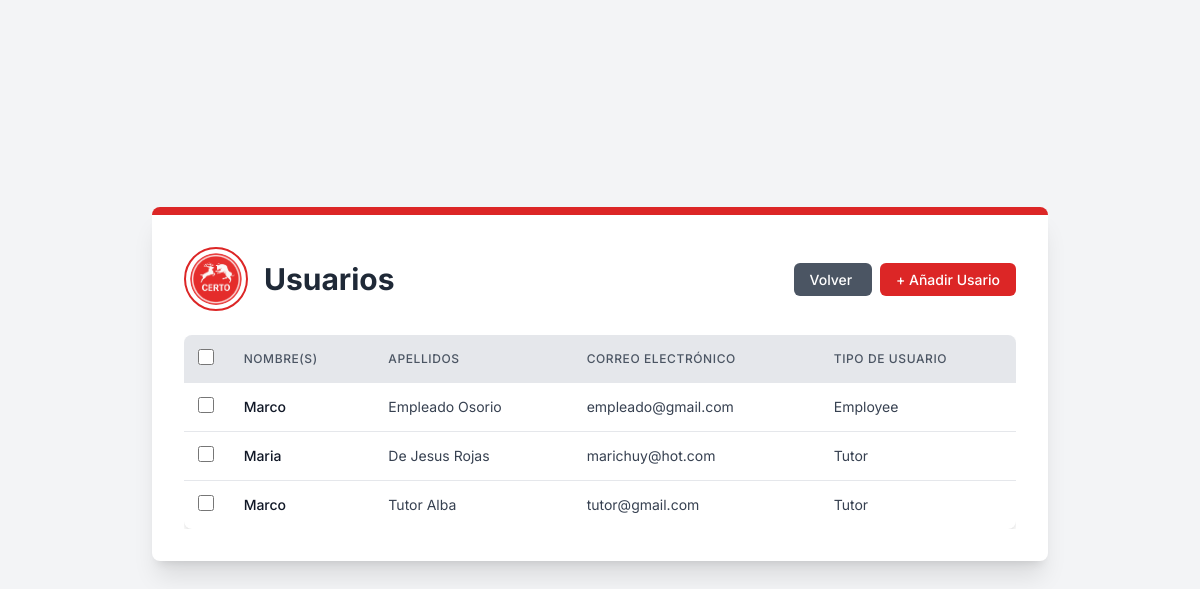
/core/users/ (signed in), run on an earlier commit of the app's database.
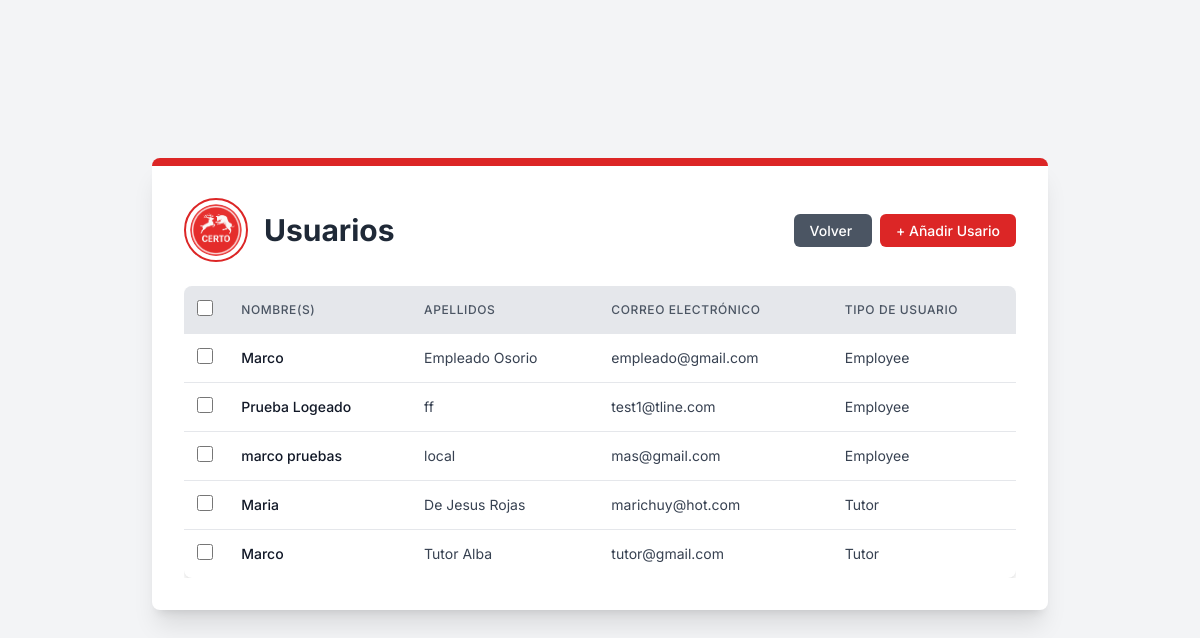
And on a later commit of the database.
### core/models.py (models this page shows, shortened)
class Usuarios(models.Model):
    user = models.OneToOneField(User, on_delete=models.CASCADE, default=None, )
    nombre = models.CharField(max_length=100, verbose_name='Nombre')
    paterno = models.CharField(max_length=100, verbose_name='Apellido Paterno')
    materno = models.CharField(max_length=100, verbose_name='Apellido Materno')
    email = models.EmailField(verbose_name='Email')
    telefono = models.CharField(max_length=15, verbose_name='Teléfono')
    fecha_registro = models.DateTimeField(auto_now_add=True)
    groupId = models.ForeignKey(Group, on_delete=models.CASCADE)
    class Meta:
        verbose_name_plural = 'Usuarios'
        verbose_name = 'Usuario'

### core/views.py (the view)
# urls.py: path("users/", views.user_list_view, name="user_list_view"),
def user_list_view(request):
    if request.user.is_authenticated:
        users = Usuarios.objects.filter(groupId__name__in=["Tutor", "Employee"])
        return render(request, 'Users/users_list_view.html', {'users': users})
    else:
        return redirect('core:signInUp')

### core/templates/Users/users_list_view.html (shortened to what this page needs)
{% extends "main.html" %} {% load static %}{% block content %}
<div
  class="bg-white p-8 rounded-lg shadow-xl max-w-4xl w-full border-t-8 border-primary-red mb-8"
>
  <div class="flex flex-col md:flex-row items-center justify-between mb-6">
    <div class="flex items-center mb-4 md:mb-0">
      <img
        src="{% static 'img/logos/logo.png' %}"
        alt="Logo de la Cafetería Certo"
        class="w-16 h-16 rounded-full border-2 border-primary-red p-1 object-cover mr-4"
      />
      <h1 class="text-3xl font-bold text-gray-800">Usuarios</h1>
    </div>
    <div class="text-right">
      <a
        href="/core/dashboard"
        class="px-4 py-2 text-sm font-medium text-white bg-gray-600 rounded-md hover:bg-gray-700 transition duration-300 ease-in-out mr-2"
      >
        Volver
      </a>
      <a
        href="/core/signInUp/"
        class="px-4 py-2 text-sm font-medium text-white bg-primary-red rounded-md hover:bg-red-700 transition duration-300 ease-in-out"
      >
        + Añadir Usario
      </a>
    </div>
  </div>
  <div class="overflow-x-auto">
        <form
      id="deleteForm"
      method="post"
      action="{% url 'core:bulk_delete' 'Usuarios' 'core:user_list_view' %}"
    >
    <table class="min-w-full bg-white rounded-lg shadow-custom">
      <thead class="bg-gray-200">
        <tr>
          <th class="py-3 px-2 text-center rounded-tl-lg">
              <input
                type="checkbox"
                id="selectAll"
                class="form-checkbox h-4 w-4 text-primary-red"
              />
            </th>
          <th
            class="py-3 px-4 text-left text-xs font-medium text-gray-600 uppercase tracking-wider"
          >
            Nombre(s)
          </th>
          <th
            class="py-3 px-4 text-left text-xs font-medium text-gray-600 uppercase tracking-wider"
          >
            Apellidos
          </th>
          <th
            class="py-3 px-4 text-left text-xs font-medium text-gray-600 uppercase tracking-wider"
          >
            Correo Electrónico
          </th>
          <th
            class="py-3 px-4 text-left text-xs font-medium text-gray-600 uppercase tracking-wider rounded-tr-lg"
          >
            Tipo de Usuario
          </th>
        </tr>
      </thead>
      <tbody class="divide-y divide-gray-200">
        {% for user in users %}
        <tr class="hover:bg-gray-50">
          <td class="py-3 px-2 text-center">
              <input
                type="checkbox"
                name="selected_ids"
                value="{{ user.id }}"
                class="rowCheckbox form-checkbox h-4 w-4 text-primary-red"
              />
          </td>
          <td
            class="py-3 px-4 whitespace-nowrap text-sm font-medium text-gray-900"
          >
            {{ user.nombre }}
          </td>
          <td class="py-3 px-4 whitespace-nowrap text-sm text-gray-700">
            {{ user.paterno }} {{ user.materno }}
          </td>
          <td class="py-3 px-4 whitespace-nowrap text-sm text-gray-700">
            {{ user.email }}
          </td>
          <td class="py-3 px-4 whitespace-nowrap text-sm text-gray-700">
            {{ user.groupId|join:", " }}
          </td>
        </tr>
        {% endfor %}
      </tbody>
    </table>
  </div>
</div>
{% endblock %}

What changed in the data, as far as the page shows it:
added Usuarios: nombre "Prueba Logeado", paterno "ff", email "test1@tline.com", groupId "Employee"
added Usuarios: nombre "marco pruebas", paterno "local", email "mas@gmail.com", groupId "Employee"
